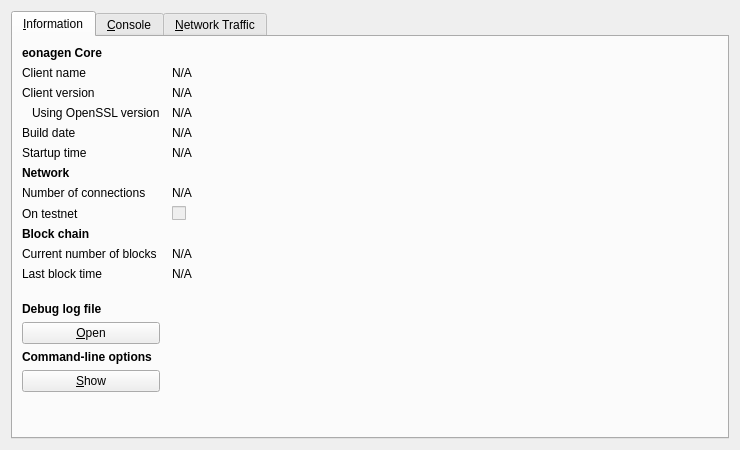
<?xml version="1.0" encoding="UTF-8"?>
<ui version="4.0">
 <class>RPCConsole</class>
 <widget class="QDialog" name="RPCConsole">
  <property name="geometry">
   <rect>
    <x>0</x>
    <y>0</y>
    <width>740</width>
    <height>450</height>
   </rect>
  </property>
  <property name="windowTitle">
   <string>eonagen - Debug window</string>
  </property>
  <layout class="QVBoxLayout" name="verticalLayout_2">
   <item>
    <widget class="QTabWidget" name="tabWidget">
     <property name="currentIndex">
      <number>0</number>
     </property>
     <widget class="QWidget" name="tab_info">
      <attribute name="title">
       <string>&amp;Information</string>
      </attribute>
      <layout class="QGridLayout" name="gridLayout" columnstretch="0,1">
       <property name="horizontalSpacing">
        <number>12</number>
       </property>
       <item row="0" column="0">
        <widget class="QLabel" name="label_9">
         <property name="font">
          <font>
           <weight>75</weight>
           <bold>true</bold>
          </font>
         </property>
         <property name="text">
          <string>eonagen Core</string>
         </property>
        </widget>
       </item>
       <item row="1" column="0">
        <widget class="QLabel" name="label_5">
         <property name="text">
          <string>Client name</string>
         </property>
        </widget>
       </item>
       <item row="1" column="1">
        <widget class="QLabel" name="clientName">
         <property name="cursor">
          <cursorShape>IBeamCursor</cursorShape>
         </property>
         <property name="text">
          <string>N/A</string>
         </property>
         <property name="textFormat">
          <enum>Qt::PlainText</enum>
         </property>
         <property name="textInteractionFlags">
          <set>Qt::LinksAccessibleByMouse|Qt::TextSelectableByKeyboard|Qt::TextSelectableByMouse</set>
         </property>
        </widget>
       </item>
       <item row="2" column="0">
        <widget class="QLabel" name="label_6">
         <property name="text">
          <string>Client version</string>
         </property>
        </widget>
       </item>
       <item row="2" column="1">
        <widget class="QLabel" name="clientVersion">
         <property name="cursor">
          <cursorShape>IBeamCursor</cursorShape>
         </property>
         <property name="text">
          <string>N/A</string>
         </property>
         <property name="textFormat">
          <enum>Qt::PlainText</enum>
         </property>
         <property name="textInteractionFlags">
          <set>Qt::LinksAccessibleByMouse|Qt::TextSelectableByKeyboard|Qt::TextSelectableByMouse</set>
         </property>
        </widget>
       </item>
       <item row="3" column="0">
        <widget class="QLabel" name="label_14">
         <property name="text">
          <string>Using OpenSSL version</string>
         </property>
         <property name="indent">
          <number>10</number>
         </property>
        </widget>
       </item>
       <item row="3" column="1">
        <widget class="QLabel" name="openSSLVersion">
         <property name="cursor">
          <cursorShape>IBeamCursor</cursorShape>
         </property>
         <property name="text">
          <string>N/A</string>
         </property>
         <property name="textFormat">
          <enum>Qt::PlainText</enum>
         </property>
         <property name="textInteractionFlags">
          <set>Qt::LinksAccessibleByMouse|Qt::TextSelectableByKeyboard|Qt::TextSelectableByMouse</set>
         </property>
        </widget>
       </item>
       <item row="4" column="0">
        <widget class="QLabel" name="label_12">
         <property name="text">
          <string>Build date</string>
         </property>
        </widget>
       </item>
       <item row="4" column="1">
        <widget class="QLabel" name="buildDate">
         <property name="cursor">
          <cursorShape>IBeamCursor</cursorShape>
         </property>
         <property name="text">
          <string>N/A</string>
         </property>
         <property name="textFormat">
          <enum>Qt::PlainText</enum>
         </property>
         <property name="textInteractionFlags">
          <set>Qt::LinksAccessibleByMouse|Qt::TextSelectableByKeyboard|Qt::TextSelectableByMouse</set>
         </property>
        </widget>
       </item>
       <item row="5" column="0">
        <widget class="QLabel" name="label_13">
         <property name="text">
          <string>Startup time</string>
         </property>
        </widget>
       </item>
       <item row="5" column="1">
        <widget class="QLabel" name="startupTime">
         <property name="cursor">
          <cursorShape>IBeamCursor</cursorShape>
         </property>
         <property name="text">
          <string>N/A</string>
         </property>
         <property name="textFormat">
          <enum>Qt::PlainText</enum>
         </property>
         <property name="textInteractionFlags">
          <set>Qt::LinksAccessibleByMouse|Qt::TextSelectableByKeyboard|Qt::TextSelectableByMouse</set>
         </property>
        </widget>
       </item>
       <item row="6" column="0">
        <widget class="QLabel" name="label_11">
         <property name="font">
          <font>
           <weight>75</weight>
           <bold>true</bold>
          </font>
         </property>
         <property name="text">
          <string>Network</string>
         </property>
        </widget>
       </item>
       <item row="7" column="0">
        <widget class="QLabel" name="label_7">
         <property name="text">
          <string>Number of connections</string>
         </property>
        </widget>
       </item>
       <item row="7" column="1">
        <widget class="QLabel" name="numberOfConnections">
         <property name="cursor">
          <cursorShape>IBeamCursor</cursorShape>
         </property>
         <property name="text">
          <string>N/A</string>
         </property>
         <property name="textFormat">
          <enum>Qt::PlainText</enum>
         </property>
         <property name="textInteractionFlags">
          <set>Qt::LinksAccessibleByMouse|Qt::TextSelectableByKeyboard|Qt::TextSelectableByMouse</set>
         </property>
        </widget>
       </item>
       <item row="8" column="0">
        <widget class="QLabel" name="label_8">
         <property name="text">
          <string>On testnet</string>
         </property>
        </widget>
       </item>
       <item row="8" column="1">
        <widget class="QCheckBox" name="isTestNet">
         <property name="enabled">
          <bool>false</bool>
         </property>
         <property name="text">
          <string/>
         </property>
        </widget>
       </item>
       <item row="9" column="0">
        <widget class="QLabel" name="label_10">
         <property name="font">
          <font>
           <weight>75</weight>
           <bold>true</bold>
          </font>
         </property>
         <property name="text">
          <string>Block chain</string>
         </property>
        </widget>
       </item>
       <item row="10" column="0">
        <widget class="QLabel" name="label_3">
         <property name="text">
          <string>Current number of blocks</string>
         </property>
        </widget>
       </item>
       <item row="10" column="1">
        <widget class="QLabel" name="numberOfBlocks">
         <property name="cursor">
          <cursorShape>IBeamCursor</cursorShape>
         </property>
         <property name="text">
          <string>N/A</string>
         </property>
         <property name="textFormat">
          <enum>Qt::PlainText</enum>
         </property>
         <property name="textInteractionFlags">
          <set>Qt::LinksAccessibleByMouse|Qt::TextSelectableByKeyboard|Qt::TextSelectableByMouse</set>
         </property>
        </widget>
       </item>
       <item row="11" column="0">
        <widget class="QLabel" name="label_2">
         <property name="text">
          <string>Last block time</string>
         </property>
        </widget>
       </item>
       <item row="11" column="1">
        <widget class="QLabel" name="lastBlockTime">
         <property name="cursor">
          <cursorShape>IBeamCursor</cursorShape>
         </property>
         <property name="text">
          <string>N/A</string>
         </property>
         <property name="textFormat">
          <enum>Qt::PlainText</enum>
         </property>
         <property name="textInteractionFlags">
          <set>Qt::LinksAccessibleByMouse|Qt::TextSelectableByKeyboard|Qt::TextSelectableByMouse</set>
         </property>
        </widget>
       </item>
       <item row="12" column="0">
        <spacer name="verticalSpacer_2">
         <property name="orientation">
          <enum>Qt::Vertical</enum>
         </property>
         <property name="sizeHint" stdset="0">
          <size>
           <width>20</width>
           <height>20</height>
          </size>
         </property>
        </spacer>
       </item>
       <item row="13" column="0">
        <widget class="QLabel" name="labelDebugLogfile">
         <property name="font">
          <font>
           <weight>75</weight>
           <bold>true</bold>
          </font>
         </property>
         <property name="text">
          <string>Debug log file</string>
         </property>
        </widget>
       </item>
       <item row="14" column="0">
        <widget class="QPushButton" name="openDebugLogfileButton">
         <property name="toolTip">
          <string>Open the eonagen debug log file from the current data directory. This can take a few seconds for large log files.</string>
         </property>
         <property name="text">
          <string>&amp;Open</string>
         </property>
         <property name="autoDefault">
          <bool>false</bool>
         </property>
        </widget>
       </item>
       <item row="15" column="0">
        <widget class="QLabel" name="labelCLOptions">
         <property name="font">
          <font>
           <weight>75</weight>
           <bold>true</bold>
          </font>
         </property>
         <property name="text">
          <string>Command-line options</string>
         </property>
        </widget>
       </item>
       <item row="16" column="0">
        <widget class="QPushButton" name="showCLOptionsButton">
         <property name="toolTip">
          <string>Show the eonagen-Qt help message to get a list with possible eonagen command-line options.</string>
         </property>
         <property name="text">
          <string>&amp;Show</string>
         </property>
         <property name="autoDefault">
          <bool>false</bool>
         </property>
        </widget>
       </item>
       <item row="17" column="0">
        <spacer name="verticalSpacer">
         <property name="orientation">
          <enum>Qt::Vertical</enum>
         </property>
         <property name="sizeHint" stdset="0">
          <size>
           <width>20</width>
           <height>40</height>
          </size>
         </property>
        </spacer>
       </item>
      </layout>
     </widget>
     <widget class="QWidget" name="tab_console">
      <attribute name="title">
       <string>&amp;Console</string>
      </attribute>
      <layout class="QVBoxLayout" name="verticalLayout_3">
       <property name="spacing">
        <number>3</number>
       </property>
       <item>
        <widget class="QTextEdit" name="messagesWidget">
         <property name="minimumSize">
          <size>
           <width>0</width>
           <height>100</height>
          </size>
         </property>
         <property name="readOnly">
          <bool>true</bool>
         </property>
         <property name="tabKeyNavigation" stdset="0">
          <bool>false</bool>
         </property>
         <property name="columnCount" stdset="0">
          <number>2</number>
         </property>
        </widget>
       </item>
       <item>
        <layout class="QHBoxLayout" name="horizontalLayout">
         <property name="spacing">
          <number>3</number>
         </property>
         <item>
          <widget class="QLabel" name="label">
           <property name="text">
            <string notr="true">&gt;</string>
           </property>
          </widget>
         </item>
         <item>
          <widget class="QLineEdit" name="lineEdit"/>
         </item>
         <item>
          <widget class="QPushButton" name="clearButton">
           <property name="maximumSize">
            <size>
             <width>24</width>
             <height>24</height>
            </size>
           </property>
           <property name="toolTip">
            <string>Clear console</string>
           </property>
           <property name="text">
            <string/>
           </property>
           <property name="icon">
            <iconset resource="../bitcoin.qrc">
             <normaloff>:/icons/remove</normaloff>:/icons/remove</iconset>
           </property>
           <property name="shortcut">
            <string notr="true">Ctrl+L</string>
           </property>
           <property name="autoDefault">
            <bool>false</bool>
           </property>
          </widget>
         </item>
        </layout>
       </item>
      </layout>
     </widget>
     <widget class="QWidget" name="tab">
      <attribute name="title">
       <string>&amp;Network Traffic</string>
      </attribute>
      <layout class="QHBoxLayout" name="horizontalLayout_3">
       <item>
        <layout class="QVBoxLayout" name="verticalLayout_4">
         <item>
          <widget class="TrafficGraphWidget" name="trafficGraph" native="true">
           <property name="sizePolicy">
            <sizepolicy hsizetype="Expanding" vsizetype="Expanding">
             <horstretch>0</horstretch>
             <verstretch>0</verstretch>
            </sizepolicy>
           </property>
          </widget>
         </item>
         <item>
          <layout class="QHBoxLayout" name="horizontalLayout_2">
           <item>
            <widget class="QSlider" name="sldGraphRange">
             <property name="minimum">
              <number>1</number>
             </property>
             <property name="maximum">
              <number>288</number>
             </property>
             <property name="pageStep">
              <number>12</number>
             </property>
             <property name="value">
              <number>6</number>
             </property>
             <property name="orientation">
              <enum>Qt::Horizontal</enum>
             </property>
            </widget>
           </item>
           <item>
            <widget class="QLabel" name="lblGraphRange">
             <property name="minimumSize">
              <size>
               <width>100</width>
               <height>0</height>
              </size>
             </property>
             <property name="alignment">
              <set>Qt::AlignCenter</set>
             </property>
            </widget>
           </item>
           <item>
            <widget class="QPushButton" name="btnClearTrafficGraph">
             <property name="text">
              <string>&amp;Clear</string>
             </property>
            </widget>
           </item>
          </layout>
         </item>
        </layout>
       </item>
       <item>
        <layout class="QVBoxLayout" name="verticalLayout">
         <item>
          <widget class="QGroupBox" name="groupBox">
           <property name="title">
            <string>Totals</string>
           </property>
           <layout class="QVBoxLayout" name="verticalLayout_5">
            <item>
             <layout class="QHBoxLayout" name="horizontalLayout_4">
              <item>
               <widget class="Line" name="line">
                <property name="sizePolicy">
                 <sizepolicy hsizetype="Fixed" vsizetype="Fixed">
                  <horstretch>0</horstretch>
                  <verstretch>0</verstretch>
                 </sizepolicy>
                </property>
                <property name="minimumSize">
                 <size>
                  <width>10</width>
                  <height>0</height>
                 </size>
                </property>
                <property name="palette">
                 <palette>
                  <active>
                   <colorrole role="Light">
                    <brush brushstyle="SolidPattern">
                     <color alpha="255">
                      <red>0</red>
                      <green>255</green>
                      <blue>0</blue>
                     </color>
                    </brush>
                   </colorrole>
                  </active>
                  <inactive>
                   <colorrole role="Light">
                    <brush brushstyle="SolidPattern">
                     <color alpha="255">
                      <red>0</red>
                      <green>255</green>
                      <blue>0</blue>
                     </color>
                    </brush>
                   </colorrole>
                  </inactive>
                  <disabled>
                   <colorrole role="Light">
                    <brush brushstyle="SolidPattern">
                     <color alpha="255">
                      <red>0</red>
                      <green>255</green>
                      <blue>0</blue>
                     </color>
                    </brush>
                   </colorrole>
                  </disabled>
                 </palette>
                </property>
                <property name="orientation">
                 <enum>Qt::Horizontal</enum>
                </property>
               </widget>
              </item>
              <item>
               <widget class="QLabel" name="label_16">
                <property name="text">
                 <string>In:</string>
                </property>
               </widget>
              </item>
              <item>
               <widget class="QLabel" name="lblBytesIn">
                <property name="minimumSize">
                 <size>
                  <width>50</width>
                  <height>0</height>
                 </size>
                </property>
                <property name="alignment">
                 <set>Qt::AlignRight|Qt::AlignTrailing|Qt::AlignVCenter</set>
                </property>
               </widget>
              </item>
             </layout>
            </item>
            <item>
             <layout class="QHBoxLayout" name="horizontalLayout_5">
              <item>
               <widget class="Line" name="line_2">
                <property name="sizePolicy">
                 <sizepolicy hsizetype="Fixed" vsizetype="Fixed">
                  <horstretch>0</horstretch>
                  <verstretch>0</verstretch>
                 </sizepolicy>
                </property>
                <property name="minimumSize">
                 <size>
                  <width>10</width>
                  <height>0</height>
                 </size>
                </property>
                <property name="palette">
                 <palette>
                  <active>
                   <colorrole role="Light">
                    <brush brushstyle="SolidPattern">
                     <color alpha="255">
                      <red>255</red>
                      <green>0</green>
                      <blue>0</blue>
                     </color>
                    </brush>
                   </colorrole>
                  </active>
                  <inactive>
                   <colorrole role="Light">
                    <brush brushstyle="SolidPattern">
                     <color alpha="255">
                      <red>255</red>
                      <green>0</green>
                      <blue>0</blue>
                     </color>
                    </brush>
                   </colorrole>
                  </inactive>
                  <disabled>
                   <colorrole role="Light">
                    <brush brushstyle="SolidPattern">
                     <color alpha="255">
                      <red>255</red>
                      <green>0</green>
                      <blue>0</blue>
                     </color>
                    </brush>
                   </colorrole>
                  </disabled>
                 </palette>
                </property>
                <property name="orientation">
                 <enum>Qt::Horizontal</enum>
                </property>
               </widget>
              </item>
              <item>
               <widget class="QLabel" name="label_17">
                <property name="text">
                 <string>Out:</string>
                </property>
               </widget>
              </item>
              <item>
               <widget class="QLabel" name="lblBytesOut">
                <property name="minimumSize">
                 <size>
                  <width>50</width>
                  <height>0</height>
                 </size>
                </property>
                <property name="alignment">
                 <set>Qt::AlignRight|Qt::AlignTrailing|Qt::AlignVCenter</set>
                </property>
               </widget>
              </item>
             </layout>
            </item>
            <item>
             <spacer name="verticalSpacer_4">
              <property name="orientation">
               <enum>Qt::Vertical</enum>
              </property>
              <property name="sizeHint" stdset="0">
               <size>
                <width>20</width>
                <height>407</height>
               </size>
              </property>
             </spacer>
            </item>
           </layout>
          </widget>
         </item>
        </layout>
       </item>
      </layout>
     </widget>
    </widget>
   </item>
  </layout>
 </widget>
 <customwidgets>
  <customwidget>
   <class>TrafficGraphWidget</class>
   <extends>QWidget</extends>
   <header>trafficgraphwidget.h</header>
   <container>1</container>
   <slots>
    <slot>clear()</slot>
   </slots>
  </customwidget>
 </customwidgets>
 <resources>
  <include location="../bitcoin.qrc"/>
 </resources>
 <connections/>
</ui>
